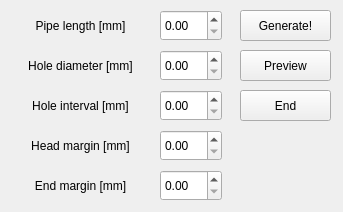
<?xml version="1.0" encoding="UTF-8"?>
<ui version="4.0">
 <class>MainWindow</class>
 <widget class="QMainWindow" name="MainWindow">
  <property name="geometry">
   <rect>
    <x>0</x>
    <y>0</y>
    <width>343</width>
    <height>212</height>
   </rect>
  </property>
  <property name="sizePolicy">
   <sizepolicy hsizetype="Fixed" vsizetype="Fixed">
    <horstretch>0</horstretch>
    <verstretch>0</verstretch>
   </sizepolicy>
  </property>
  <property name="minimumSize">
   <size>
    <width>343</width>
    <height>212</height>
   </size>
  </property>
  <property name="maximumSize">
   <size>
    <width>343</width>
    <height>212</height>
   </size>
  </property>
  <property name="contextMenuPolicy">
   <enum>Qt::NoContextMenu</enum>
  </property>
  <property name="windowTitle">
   <string>Anarkhy Code Gen</string>
  </property>
  <property name="dockOptions">
   <set>QMainWindow::AnimatedDocks</set>
  </property>
  <widget class="QWidget" name="centralwidget">
   <widget class="QLabel" name="label">
    <property name="geometry">
     <rect>
      <x>10</x>
      <y>10</y>
      <width>141</width>
      <height>31</height>
     </rect>
    </property>
    <property name="text">
     <string>Pipe length [mm]</string>
    </property>
    <property name="alignment">
     <set>Qt::AlignCenter</set>
    </property>
   </widget>
   <widget class="QLabel" name="label_2">
    <property name="geometry">
     <rect>
      <x>10</x>
      <y>50</y>
      <width>141</width>
      <height>31</height>
     </rect>
    </property>
    <property name="text">
     <string>Hole diameter [mm]</string>
    </property>
    <property name="alignment">
     <set>Qt::AlignCenter</set>
    </property>
   </widget>
   <widget class="QLabel" name="label_3">
    <property name="geometry">
     <rect>
      <x>10</x>
      <y>90</y>
      <width>141</width>
      <height>31</height>
     </rect>
    </property>
    <property name="text">
     <string>Hole interval [mm]</string>
    </property>
    <property name="alignment">
     <set>Qt::AlignCenter</set>
    </property>
   </widget>
   <widget class="QLabel" name="label_4">
    <property name="geometry">
     <rect>
      <x>10</x>
      <y>130</y>
      <width>141</width>
      <height>31</height>
     </rect>
    </property>
    <property name="text">
     <string>Head margin [mm]</string>
    </property>
    <property name="alignment">
     <set>Qt::AlignCenter</set>
    </property>
   </widget>
   <widget class="QLabel" name="label_5">
    <property name="geometry">
     <rect>
      <x>10</x>
      <y>170</y>
      <width>141</width>
      <height>31</height>
     </rect>
    </property>
    <property name="text">
     <string>End margin [mm]</string>
    </property>
    <property name="alignment">
     <set>Qt::AlignCenter</set>
    </property>
   </widget>
   <widget class="QDoubleSpinBox" name="spinPipeL">
    <property name="geometry">
     <rect>
      <x>160</x>
      <y>10</y>
      <width>62</width>
      <height>31</height>
     </rect>
    </property>
    <property name="suffix">
     <string/>
    </property>
   </widget>
   <widget class="QDoubleSpinBox" name="spinHoleD">
    <property name="geometry">
     <rect>
      <x>160</x>
      <y>50</y>
      <width>62</width>
      <height>31</height>
     </rect>
    </property>
   </widget>
   <widget class="QDoubleSpinBox" name="spinHoleI">
    <property name="geometry">
     <rect>
      <x>160</x>
      <y>90</y>
      <width>62</width>
      <height>31</height>
     </rect>
    </property>
   </widget>
   <widget class="QDoubleSpinBox" name="spinMHead">
    <property name="geometry">
     <rect>
      <x>160</x>
      <y>130</y>
      <width>62</width>
      <height>31</height>
     </rect>
    </property>
   </widget>
   <widget class="QDoubleSpinBox" name="spinMEnd">
    <property name="geometry">
     <rect>
      <x>160</x>
      <y>170</y>
      <width>62</width>
      <height>31</height>
     </rect>
    </property>
   </widget>
   <widget class="QPushButton" name="btnGen">
    <property name="geometry">
     <rect>
      <x>240</x>
      <y>10</y>
      <width>91</width>
      <height>31</height>
     </rect>
    </property>
    <property name="text">
     <string>Generate!</string>
    </property>
   </widget>
   <widget class="QPushButton" name="btnEnd">
    <property name="geometry">
     <rect>
      <x>240</x>
      <y>90</y>
      <width>91</width>
      <height>31</height>
     </rect>
    </property>
    <property name="text">
     <string>End</string>
    </property>
   </widget>
   <widget class="QPushButton" name="btnPreview">
    <property name="geometry">
     <rect>
      <x>240</x>
      <y>50</y>
      <width>91</width>
      <height>31</height>
     </rect>
    </property>
    <property name="text">
     <string>Preview</string>
    </property>
   </widget>
  </widget>
 </widget>
 <resources/>
 <connections/>
</ui>
